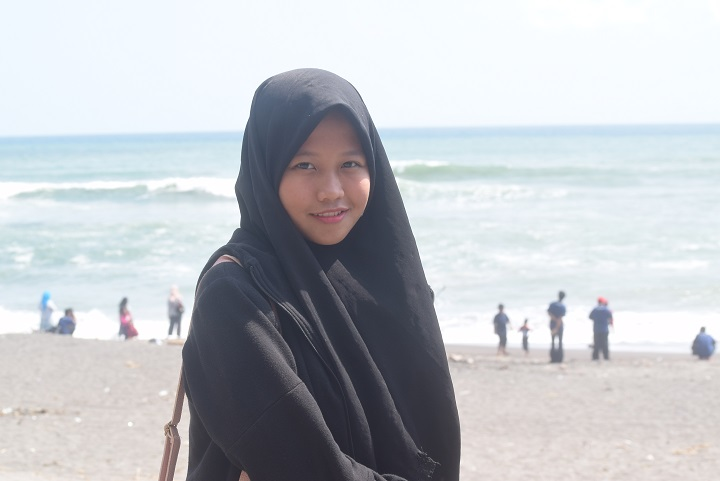
#> input picture img/mutia.JPG, 720 x 481 px
$ python 3_faceeyesmile_detect_img.py
#> lines starting #> are read from the running program, lines starting #| are printed output that depends on the picture; after the words box and inside, x2 and y2 are one past the last pixel; in counts of white or black regions, pixels touching at a corner belong together
import cv2

face = cv2.CascadeClassifier('file-xml/face-detect.xml')
eye = cv2.CascadeClassifier('file-xml/eye-detect.xml')
smile = cv2.CascadeClassifier('file-xml/smile-detect.xml')

img = cv2.imread('img/mutia.JPG')
#> img is the input picture: shape (481, 720, 3); mean B, G, R 199.2, 194.3, 191.2
# img = cv2.imread('img/test.jpg')

gray = cv2.cvtColor(img, cv2.COLOR_BGR2GRAY) #cvt = convert
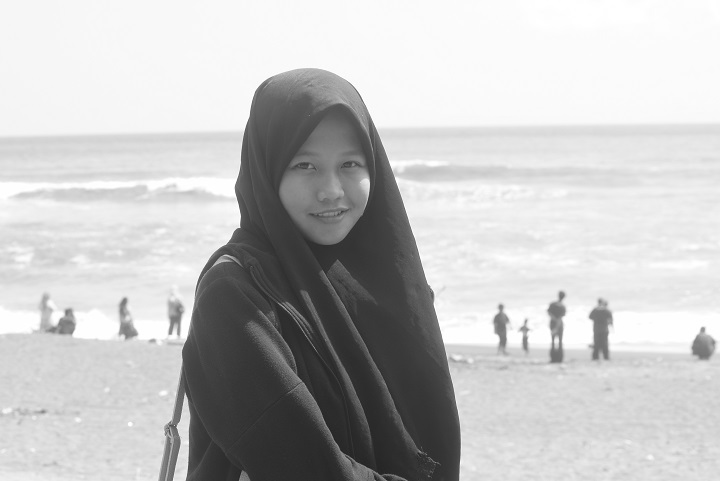
#> gray: shape (481, 720); min 31, max 255, mean 194
muka = face.detectMultiScale(gray, 1.3, 5)
#> muka = [[275, 130, 107, 107]]

for (x, y, w, h) in muka:       #sumbu x dan y, sdgkan w & h = lebar dan tinggi muka
    #membuat kotak pada wajah gambar img mulai dari kordinat (x, y) sampai kodrdinat (x+w, y+h) dengan warna hijau(0,255,0) tebal garis 5px
    cv2.rectangle(img, (x, y), (x+w, y+h), (0, 255, 0), 2)

    # Region of Image (ROI) untuk mata
    roi_warna = img[y:y+h, x:x+w]
    roi_gray = gray[y:y+h, x:x+w]
    mata = eye.detectMultiScale(roi_gray, 1.3, 3)
    senyum = smile.detectMultiScale(roi_gray, 1.3, 3)

    for (mx, my, mw, mh) in mata:
        cv2.rectangle(roi_warna, (mx, my), (mx + mw, my + mh), (255, 255, 0), 1)

    for (sx, sy, sw, sh) in senyum:
        cv2.rectangle(roi_warna, (sx, sy), (sx + sw, sy + sh), (255, 255, 0), 1)
#> this loop made 1 pass
#> (x, y, w, h, mata, senyum) on pass 1: (275, 130, 107, 107, [[60, 22, 26, 26], [17, 21, 28, 28]], [[24, 71, 57, 28]])
#> pass 1, `roi_warna = img[y:y+h, x:x+w]`:
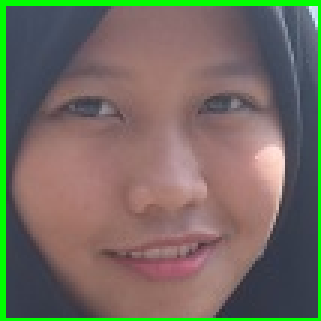
#> roi_warna: shape (107, 107, 3) (shown 3 times larger); mean B, G, R 97, 108.5, 115.5
#> pass 1, `roi_gray = gray[y:y+h, x:x+w]`:
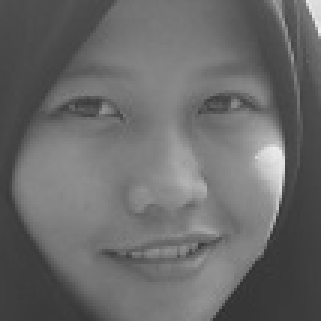
#> roi_gray: shape (107, 107) (shown 3 times larger); min 45, max 237, mean 105.7
#> after the loop:
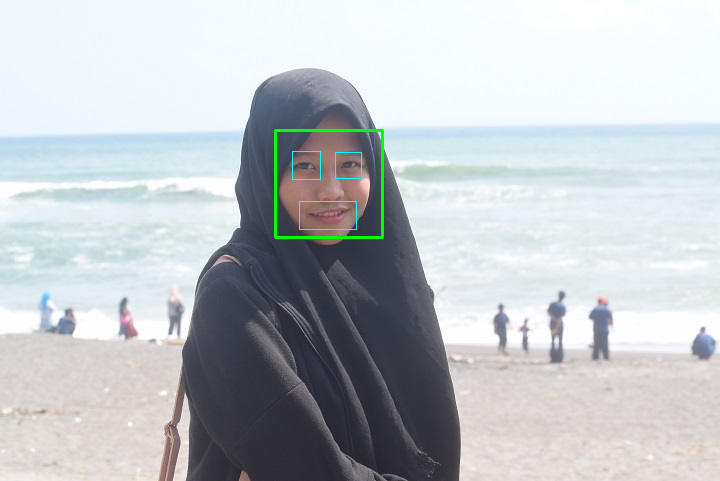
#> img: shape (481, 720, 3); 0.48% of pixels changed, all inside (x1, y1, x2, y2) = (274, 129, 384, 239)
#> after the loop:
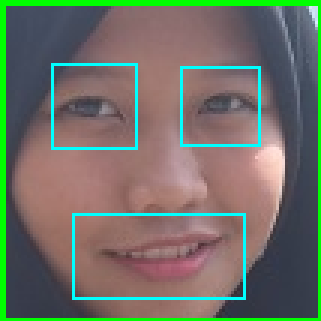
#> roi_warna: shape (107, 107, 3) (shown 3 times larger); 3.37% of pixels changed, all inside (x1, y1, x2, y2) = (17, 21, 87, 100)

cv2.imshow('face and eye detection', img)
cv2.waitKey(0)
cv2.destroyAllWindows()

# import cv2
#
# face = cv2.CascadeClassifier('file-xml/face-detect.xml')
# eye = cv2.CascadeClassifier('file-xml/eye-detect.xml')
# smile = cv2.CascadeClassifier('file-xml/smile-detect.xml')
#
# # img = cv2.imread('img/mutia.JPG')
# img = cv2.imread('img/test.jpg')
#
# gray = cv2.cvtColor(img, cv2.COLOR_BGR2GRAY) #cvt = convert
# muka = face.detectMultiScale(gray, 1.3, 5)
#
# for (x, y, w, h) in muka:       #sumbu x dan y, sdgkan w & h = lebar dan tinggi muka
#     #membuat kotak pada wajah gambar img mulai dari kordinat (x, y) sampai kodrdinat (x+w, y+h) dengan warna hijau(0,255,0) tebal garis 5px
#     cv2.rectangle(img, (x, y), (x+w, y+h), (150, 150, 0), 3)
#
# cv2.imshow('face and eye detection', img)
# cv2.waitKey(0)
# cv2.destroyAllWindows()

$ run again, with img/mut_ndah.jpg copied over img/mutia.JPG
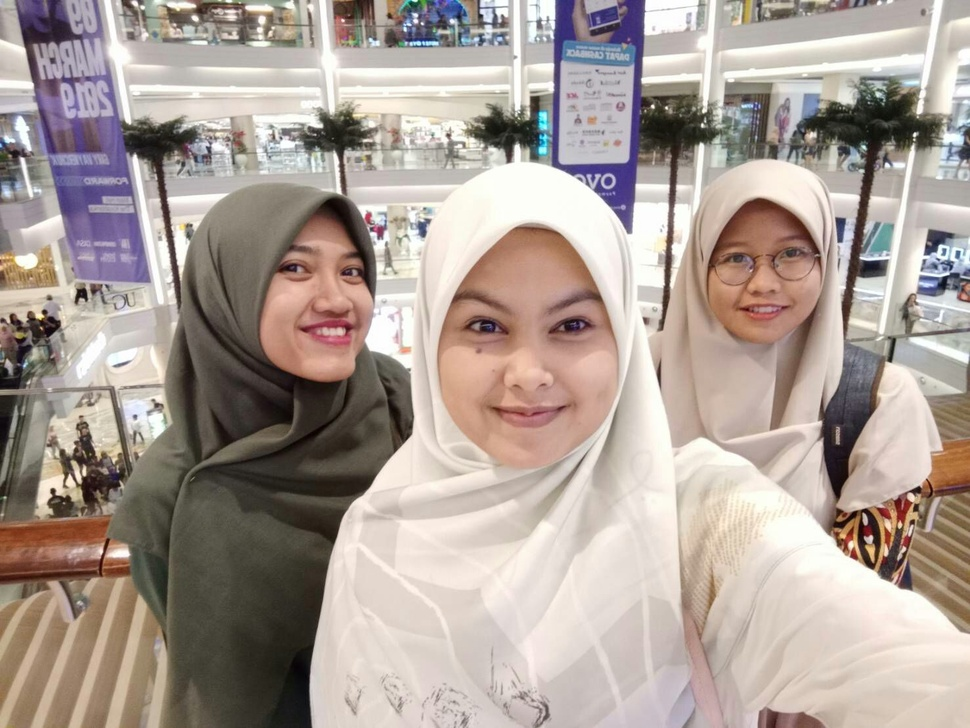
#> input picture img/mut_ndah.jpg, 970 x 728 px, shrunk from 1477 x 1108 before the run
#> img is the input picture: shape (728, 970, 3); mean B, G, R 151.8, 159.4, 172
#> muka = [[700, 214, 128, 128], [420, 256, 211, 211]]
#> the loop `for (x, y, w, h) in muka:` made 2 passes
#> (x, y, w, h, mata, senyum) on pass 1: (700, 214, 128, 128, [[22, 32, 23, 23], [70, 22, 39, 39]], [[17, 61, 36, 18], [30, 79, 69, 35], [12, 67, 103, 51]])
#> pass 1, `roi_gray = gray[y:y+h, x:x+w]`:
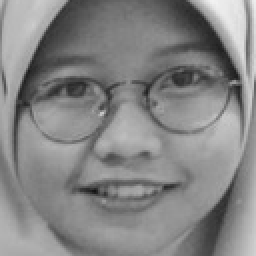
#> roi_gray: shape (128, 128) (shown 2 times larger); min 19, max 242, mean 132.9
#> after the loop `for (x, y, w, h) in muka:`:
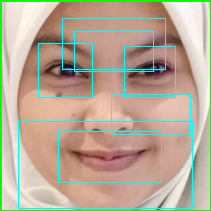
#> roi_warna: shape (211, 211, 3); mean B, G, R 149.5, 170.2, 183.1
